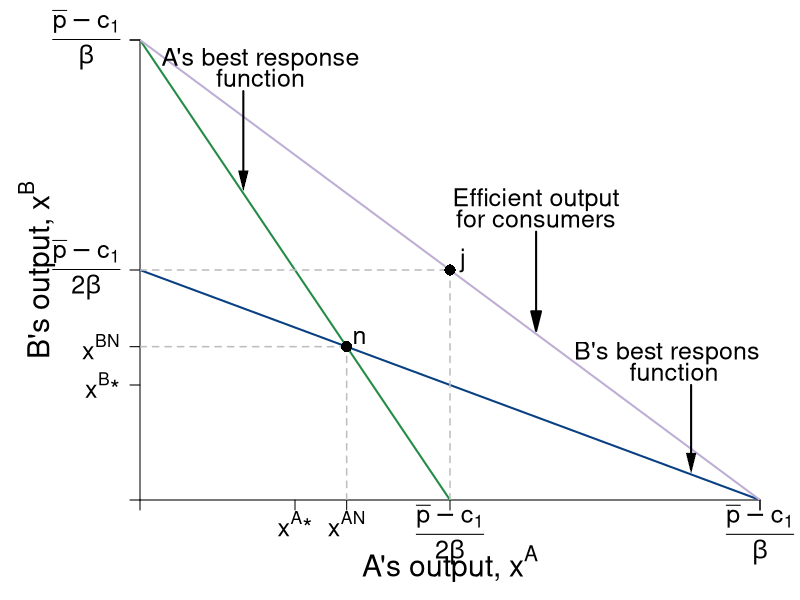

This figure's R source:
#Graph Designer: Simon Halliday & Madeleine Wettach '20
#Authors: Bowles, Foley and Halliday
#Title: Microeconomics: Competition, Conflict and Coordination

require(shape)
pdf(file = "competitionmarkets/cournot_brfs_social.pdf", width = 9, height = 7)

#Set parameters for graphics
axislabelsize <- 1.8
labelsize <- 1.5
namesize <- 1.8
annotatesize <- 1.5
graphlinewidth <- 2
segmentlinewidth <- 1.5

COL <- c("#7fc97f", "#beaed4", "#fdc086", "#ffff99", "#386cb0", "#f0027f", "#bf5b17", "#666666")
COLA <- c("#99d8c9","#66c2a4","#41ae76", "#238b45", "#005824")
COLB <- c("#4eb3d3", "#2b8cbe", "#0868ac","#084081")

par(mar =  c(5, 7, 2, 2))

socialW <- function(xa, s = 0.5, pmax = 20, c1 = 2, slope = 1) {
  (pmax - c1)/s - slope*xa
}

piA <- function(xa, xb, s = 0.5, pmax = 20, c1 = 2) {
  (pmax - s*xb)*xa - s*(xa)^2 - c1*xa
}

piB <- function(xa, xb, s = 0.5, pmax = 20, c1 = 2) {
  (pmax - s*xa)*xb - s*(xb)^2 - c1*xb
}

brfB <- function(xa, s = 0.5, pmax = 20, c1 = 2) {
  (pmax - c1)/(2*s) - (1/2)*xa
}

brfA <- function(xa, s = 0.5, pmax = 20, c1 = 2) {
  (pmax - c1)/s - 2*xa
}

xANE <- function(pbar, beta = 2, c1 = 1){
  (pbar - c1)/(3*beta)
}

isoA <- function(xa, s = 0.5, pmax = 20, c1 = 2, piA = 72){
  -(c1*xa - pmax*xa + s*xa^2 + piA)/(s*xa)
}

isoB1 <- function(xa, s = 0.5, pmax = 20, c1 = 2, piB = 72){
  (-sqrt((c1 - pmax + s*xa)^2 - 4*piB*s) - c1 + pmax -s*xa)/(2*s)
}

isoB2 <- function(xa, s = 0.5, pmax = 20, c1 = 2, piB = 72){
  (sqrt((c1 - pmax + s*xa)^2 - 4*piB*s) - c1 + pmax -s*xa)/(2*s)
}


#Input into Wolfram Alpha: solve for x y = 1/b - (0.5*x)/(a*b) - u/(a*b*x)

#solve for y 72 = (p - s*y)*x - s*(x)^2 - c1*x 
#solve for y 72 = (p - s*x)*y - s*(y)^2 - c1*y

xlims <- c(0, 36)
ylims <- c(0, 36)

npts <- 501 
x <- seq(xlims[1], xlims[2], length.out = npts)
y <- seq(ylims[1], ylims[2], length.out = npts) 
a <- c(72, 81)
b <- c(72, 81)

plot(0, 0, xlim = xlims, ylim = ylims, type = "n",
     xlab = expression(paste("")),
     ylab = expression(paste("")), 
     xaxt = "n", 
     yaxt = "n", 
     cex.lab = axislabelsize, 
     bty = "n",
     xaxs="i", 
     yaxs="i")


ticksy <- c(0, 9, 12, 18, 36, ylims[2])
ylabels <- c(NA, expression(paste(x^{B},"*")), expression(paste(x^{BN})), expression(paste( frac(bar(p) - c[1],2*beta) )), expression(paste( frac(bar(p) - c[1],beta) )), NA)
ticksx <- c(0, 9, 12, 18, 36, xlims[2])
xlabels <- c(NA, expression(paste(x^{A},"*")), expression(paste(x^{AN})), expression(paste(frac(bar(p) - c[1],2*beta))), expression(paste( frac(bar(p) - c[1],beta) )), NA)


axis(1, at = ticksx, pos = 0, labels = FALSE)
text(x = c(0, 9, 12, 18, 36, xlims[2]), par("usr")[3] - 0.4, labels = xlabels, srt = 0, pos = 1, xpd = TRUE, cex = labelsize)
axis(2, at = ticksy, pos = 0, labels = ylabels, las = 1, cex.axis = labelsize)

npts <- 500 
xx1 <- seq(xlims[1], xlims[2], length.out = npts)


lines(xx1, brfA(xx1, s = 0.5, pmax = 20, c1 = 2), col = COLA[4], lwd = graphlinewidth)
lines(xx1, brfB(xx1, s = 0.5, pmax = 20, c1 = 2), col = COLB[4], lwd = graphlinewidth)
lines(xx1, socialW(xx1, s = 0.5, pmax = 20, c1 = 2), col = COL[2], lwd = graphlinewidth)



text(0.5*(xlims[2]), -5, expression(paste("A's output, ", x^A)), xpd = TRUE, cex = axislabelsize) 
text(-6, 0.5*ylims[2], expression(paste("B's output, ", x^B)), xpd = TRUE, cex = axislabelsize, srt = 90) 

#Label Nash Equilibrium 
segments(0, 12, 12, 12, lty = 2, col = "gray" , lwd = segmentlinewidth)
segments(12, 0, 12, 12, lty = 2, col = "gray" , lwd = segmentlinewidth)
points(12, 12, pch = 16, col = "black", cex = 1.5)
text(12.75, 12.75, expression(paste(n)), cex = labelsize)


segments(0, 18, 18, 18, lty = 2, col = "gray" , lwd = segmentlinewidth)
segments(18, 0, 18, 18, lty = 2, col = "gray" , lwd = segmentlinewidth)
points(18, 18, pch = 16, col = "black", cex = 1.5)
text(18.75, 18.75, expression(paste(j)), cex = labelsize)

#B's brf
text(31, 11.5, expression(paste("B's best response")), cex = annotatesize)
text(31, 10, expression(paste("function")), cex = annotatesize)
Arrows(32, 9, 32, 2.9, col = "black", lty = 1, lwd = 2, arr.type = "triangle", arr.lwd = 0.5)

#A's brf
text(7, 34.5, expression(paste("A's best response")), cex = annotatesize)
text(7, 33, expression(paste("function")), cex = annotatesize)
Arrows(6, 32, 6, 25, col = "black", lty = 1, lwd = 2, arr.type = "triangle", arr.lwd = 0.5)

#Arrow for owners and consumers
Arrows(23, 21, 23, 14, lty = 1, lwd = 2, arr.type = "triangle",  col = "black")
text(23, 23.5, expression(paste("Efficient output")), cex = labelsize)
text(23, 22, expression(paste("for consumers")), cex = labelsize)
# 
# Arrows(12, 8, 9.5, 5.5, lty = 1, lwd = 2, arr.type = "triangle",  col = "#f0027f")
# text(10.5, 5, expression(paste("Better")), cex = labelsize)
# text(10.5, 4, expression(paste("for")), cex = labelsize)
# text(10.5, 3, expression(paste("owners")), cex = labelsize)

#f0027f
#e41a1c
dev.off()
